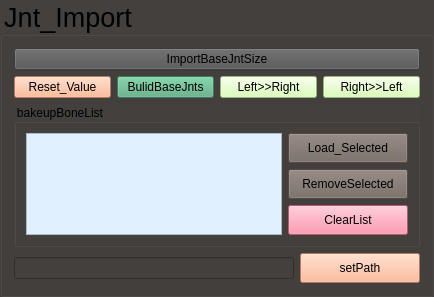
            <widget class="QGroupBox" name="groupBox_4">
             <property name="font">
              <font>
               <pointsize>20</pointsize>
              </font>
             </property>
             <property name="styleSheet">
              <string notr="true">background-color: rgb(68, 64, 61);</string>
             </property>
             <property name="title">
              <string>Jnt_Import</string>
             </property>
             <layout class="QGridLayout" name="gridLayout_7">
              <item row="0" column="0">
               <layout class="QGridLayout" name="gridLayout_14">
                <item row="1" column="0">
                 <widget class="QPushButton" name="_resetValue_pushButton">
                  <property name="maximumSize">
                   <size>
                    <width>300</width>
                    <height>80</height>
                   </size>
                  </property>
                  <property name="styleSheet">
                   <string notr="true">background-color: rgb(255, 170, 127);</string>
                  </property>
                  <property name="text">
                   <string>Reset_Value</string>
                  </property>
                 </widget>
                </item>
                <item row="1" column="1">
                 <widget class="QPushButton" name="_importBaseJnt_pushButton">
                  <property name="maximumSize">
                   <size>
                    <width>300</width>
                    <height>80</height>
                   </size>
                  </property>
                  <property name="styleSheet">
                   <string notr="true">background-color: rgb(85, 170, 127);</string>
                  </property>
                  <property name="text">
                   <string>BulidBaseJnts</string>
                  </property>
                 </widget>
                </item>
                <item row="1" column="2">
                 <widget class="QPushButton" name="pushButton_6">
                  <property name="maximumSize">
                   <size>
                    <width>300</width>
                    <height>80</height>
                   </size>
                  </property>
                  <property name="styleSheet">
                   <string notr="true">background-color: rgb(210, 255, 167);</string>
                  </property>
                  <property name="text">
                   <string>Left&gt;&gt;Right</string>
                  </property>
                 </widget>
                </item>
                <item row="1" column="3">
                 <widget class="QPushButton" name="pushButton_10">
                  <property name="maximumSize">
                   <size>
                    <width>300</width>
                    <height>80</height>
                   </size>
                  </property>
                  <property name="styleSheet">
                   <string notr="true">background-color: rgb(210, 255, 167);</string>
                  </property>
                  <property name="text">
                   <string>Right&gt;&gt;Left</string>
                  </property>
                 </widget>
                </item>
                <item row="2" column="0" colspan="4">
                 <widget class="QGroupBox" name="backupBone_groupBox">
                  <property name="title">
                   <string>bakeupBoneList</string>
                  </property>
                  <layout class="QGridLayout" name="gridLayout_15">
                   <item row="0" column="0">
                    <layout class="QGridLayout" name="gridLayout_16">
                     <item row="0" column="0" rowspan="3">
                      <widget class="QListWidget" name="listWidget_2">
                       <property name="styleSheet">
                        <string notr="true">background-color: rgb(225, 240, 255);</string>
                       </property>
                       <property name="dragDropOverwriteMode">
                        <bool>false</bool>
                       </property>
                       <property name="alternatingRowColors">
                        <bool>true</bool>
                       </property>
                      </widget>
                     </item>
                     <item row="0" column="1">
                      <widget class="QPushButton" name="pushButton_7">
                       <property name="minimumSize">
                        <size>
                         <width>120</width>
                         <height>30</height>
                        </size>
                       </property>
                       <property name="maximumSize">
                        <size>
                         <width>120</width>
                         <height>30</height>
                        </size>
                       </property>
                       <property name="styleSheet">
                        <string notr="true">background-color: rgb(114, 103, 96);</string>
                       </property>
                       <property name="text">
                        <string>Load_Selected</string>
                       </property>
                      </widget>
                     </item>
                     <item row="1" column="1">
                      <widget class="QPushButton" name="pushButton_9">
                       <property name="minimumSize">
                        <size>
                         <width>120</width>
                         <height>30</height>
                        </size>
                       </property>
                       <property name="maximumSize">
                        <size>
                         <width>120</width>
                         <height>30</height>
                        </size>
                       </property>
                       <property name="styleSheet">
                        <string notr="true">background-color: rgb(114, 103, 96);</string>
                       </property>
                       <property name="text">
                        <string>RemoveSelected</string>
                       </property>
                      </widget>
                     </item>
                     <item row="2" column="1">
                      <widget class="QPushButton" name="pushButton_14">
                       <property name="minimumSize">
                        <size>
                         <width>120</width>
                         <height>30</height>
                        </size>
                       </property>
                       <property name="maximumSize">
                        <size>
                         <width>120</width>
                         <height>30</height>
                        </size>
                       </property>
                       <property name="styleSheet">
                        <string notr="true">background-color: rgb(255, 125, 155);</string>
                       </property>
                       <property name="text">
                        <string>ClearList</string>
                       </property>
                      </widget>
                     </item>
                    </layout>
                   </item>
                  </layout>
                 </widget>
                </item>
                <item row="3" column="0" colspan="4">
                 <layout class="QHBoxLayout" name="horizontalLayout_2">
                  <item>
                   <widget class="QLineEdit" name="lineEdit_3"/>
                  </item>
                  <item>
                   <widget class="QPushButton" name="_setPath_pushButton">
                    <property name="minimumSize">
                     <size>
                      <width>120</width>
                      <height>30</height>
                     </size>
                    </property>
                    <property name="maximumSize">
                     <size>
                      <width>120</width>
                      <height>30</height>
                     </size>
                    </property>
                    <property name="styleSheet">
                     <string notr="true">background-color: rgb(255, 170, 127);</string>
                    </property>
                    <property name="text">
                     <string>setPath</string>
                    </property>
                   </widget>
                  </item>
                 </layout>
                </item>
                <item row="0" column="0" colspan="4">
                 <widget class="QPushButton" name="pushButton_4">
                  <property name="styleSheet">
                   <string notr="true">background-color: rgb(84, 84, 84);</string>
                  </property>
                  <property name="text">
                   <string>ImportBaseJntSize</string>
                  </property>
                 </widget>
                </item>
               </layout>
              </item>
             </layout>
            </widget>
